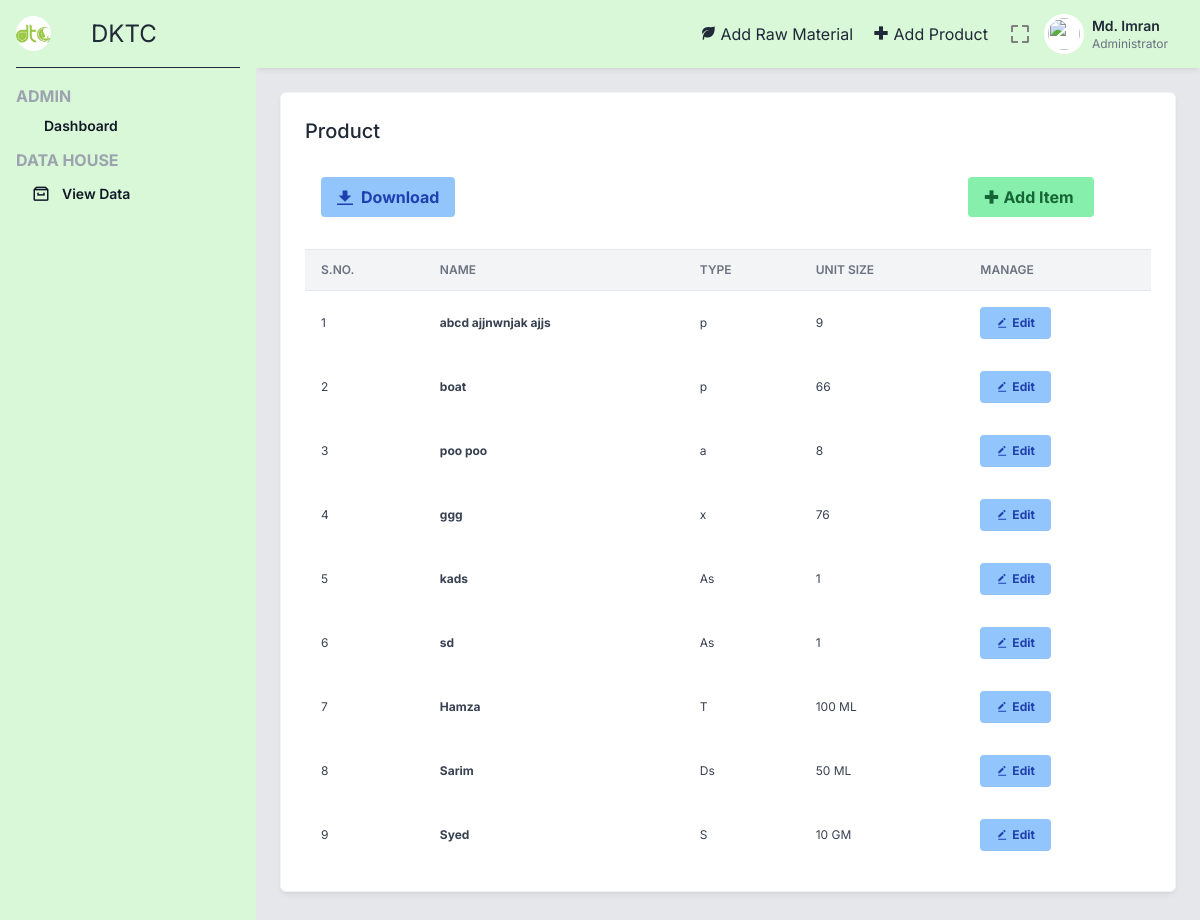
The page /product.php (signed in) on the database as committed earlier.
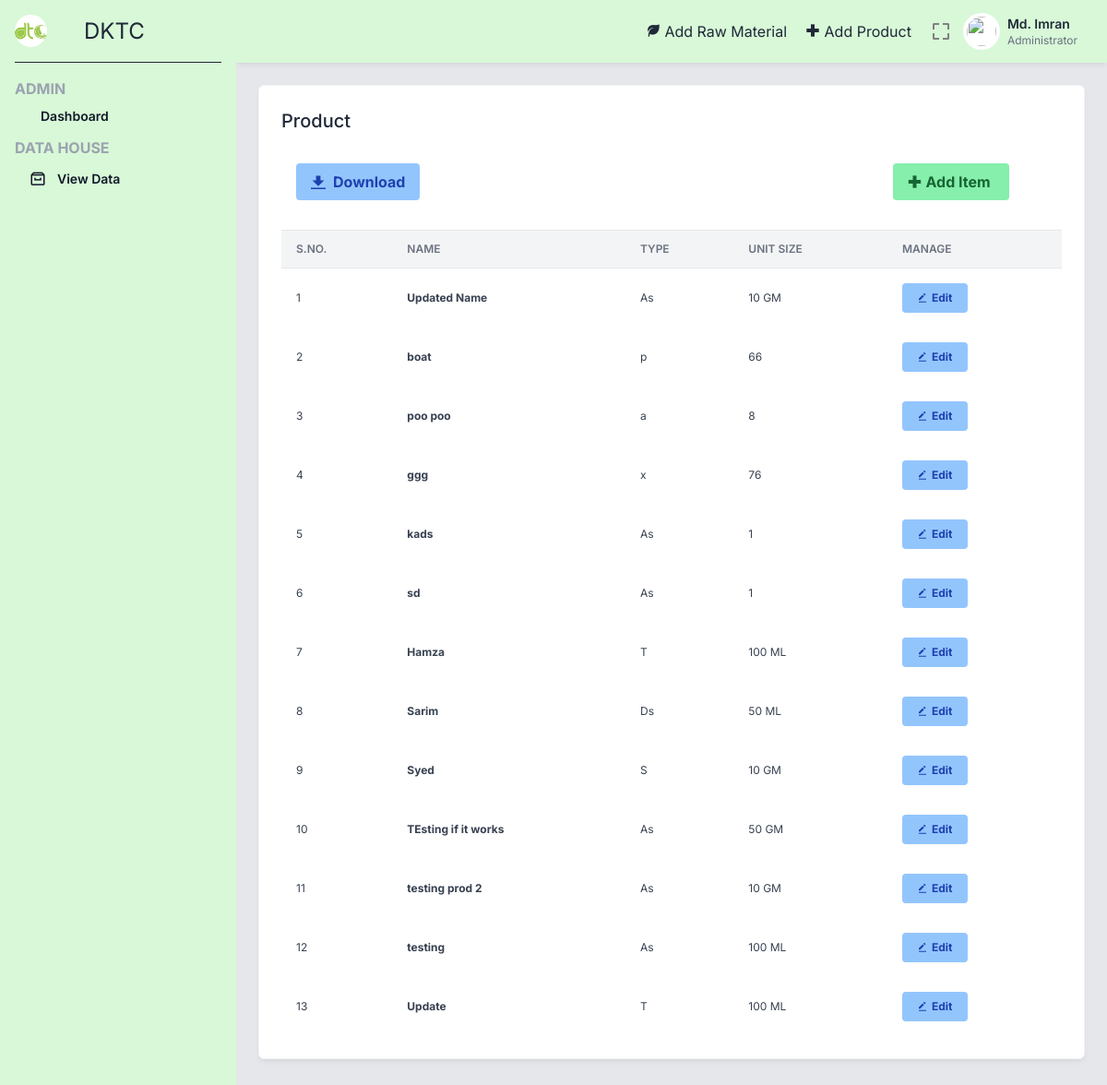
The same page on the database as committed later.
### tables this page shows
CREATE TABLE `product` (
  `_id` int(5) NOT NULL,
  `name` varchar(100) NOT NULL,
  `type` varchar(2) NOT NULL,
  `sizes` varchar(10) NOT NULL
);

### product.php (the view, shortened to what the changed rows need)
<?php include 'includes/_topbar.php' ?>
<div class="p-6">
    <div class="grid grid-cols-1 lg:grid-cols-3 gap-6 mb-6">
        <div class="bg-white border border-gray-100 shadow-md shadow-black/5 p-6 rounded-md lg:col-span-3">
            <div class="flex justify-between mb-4 items-start">
                <div class="font-medium">
                    <h2 class="text-xl">
                        Product
                    </h2>
                </div>
            </div>
            <div>
                <div style="overflow:auto">
                    <table class="items-center w-full bg-transparent border-collapse">
                        <thead>
                            <tr>
                                <th class="px-4 bg-gray-100 dark:bg-gray-600 text-gray-500 dark:text-gray-100 align-middle border border-solid border-gray-200 dark:border-gray-500 py-3 text-xs uppercase border-l-0 border-r-0 whitespace-nowrap font-semibold text-left">S.No.</th>
                                <th class="px-4 bg-gray-100 dark:bg-gray-600 text-gray-500 dark:text-gray-100 align-middle border border-solid border-gray-200 dark:border-gray-500 py-3 text-xs uppercase border-l-0 border-r-0 whitespace-nowrap font-semibold text-left">Name</th>
                                <th class="px-4 bg-gray-100 dark:bg-gray-600 text-gray-500 dark:text-gray-100 align-middle border border-solid border-gray-200 dark:border-gray-500 py-3 text-xs uppercase border-l-0 border-r-0 whitespace-nowrap font-semibold text-left min-w-140-px">Type</th>
                                <th class="px-4 bg-gray-100 dark:bg-gray-600 text-gray-500 dark:text-gray-100 align-middle border border-solid border-gray-200 dark:border-gray-500 py-3 text-xs uppercase border-l-0 border-r-0 whitespace-nowrap font-semibold text-left min-w-140-px">Unit Size</th>
                                <th class="px-4 bg-gray-100 dark:bg-gray-600 text-gray-500 dark:text-gray-100 align-middle border border-solid border-gray-200 dark:border-gray-500 py-3 text-xs uppercase border-l-0 border-r-0 whitespace-nowrap font-semibold text-left min-w-140-px">Manage</th>
                            </tr>
                        </thead>
                        <tbody>
                        <?php
                        $sql = "SELECT * FROM `product`";
                        $result = mysqli_query($conn, $sql);
                        $sno = 0;
                        while ($row = mysqli_fetch_assoc($result)) {
                            $idRM = $row['_id'];
                            $sno += 1;
                            echo "<tr class='text-gray-700 dark:text-gray-100'>
                                <td class='border-t-0 px-4 align-middle border-l-0 border-r-0 text-xs whitespace-nowrap p-4'>" . $sno . "</td>
                                <th class='border-t-0 px-4 align-middle border-l-0 border-r-0 text-xs whitespace-nowrap p-4 text-left'>" . $row['name'] . "</th>
                                <td class='border-t-0 px-4 align-middle border-l-0 border-r-0 text-xs whitespace-nowrap p-4'>
                                    " . $row['type'] . "
                                </td>
                                <td class='border-t-0 px-4 align-middle border-l-0 border-r-0 text-xs whitespace-nowrap p-4'>
                                    " . $row['sizes'] . "
                                </td>
                                <td class='border-t-0 px-4 align-middle border-l-0 border-r-0 text-xs whitespace-nowrap p-4'>
                                    <a href='editProd.php?id=" . $idRM . "'>
                                        <button id=" . $row['_id'] . " class='edit bg-blue-300 hover:bg-blue-400 text-blue-800 font-bold py-2 px-4 rounded inline-flex items-center'>
                                            <i class='bx bxs-edit-alt'></i>
                                            <span class='ml-1'>Edit</span>
                                        </button>
                                    </a>
                                </td>
                            </tr>";
                        }
                    ?>
                        </tbody>
                    </table>
                </div>
            </div>
        </div>
    </div>
</div>
<?php include 'includes/_bottombar.php' ?>

Rows that differ between the two databases and show on the page:
changed product: name "abcd ajjnwnjak ajjs" → "Updated Name"; type "p" → "As"; sizes "9" → "10 GM"
added product: name "TEsting if it works", type "As", sizes "50 GM"
added product: name "testing prod 2", type "As", sizes "10 GM"
added product: name "testing", type "As", sizes "100 ML"
added product: name "Update", type "T", sizes "100 ML"
